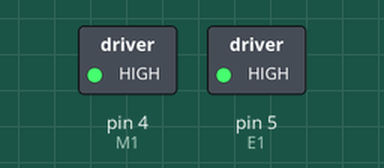
The sketch below on a simulated Arduino Uno, built with avr-gcc and run on an emulated ATmega328P. Parts: switched loads named in the sketch (green lamp = pin HIGH).

Above: at 0.1 s.
Timing chart, 0 to 1.6 s (numbered marks = the images above):
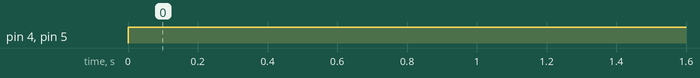

The sketch:

motor.ino
```cpp
//Standard PWM DC control
int E1 = 5;     //M1 Speed Control
int M1 = 4;    //M1 Direction Control

void setup() {
pinMode(E1, OUTPUT);
pinMode(M1, OUTPUT);
Serial.println("Run keyboard control");
}

void loop() {
  analogWrite(M1, 255);

  digitalWrite(E1,HIGH);
  Serial.println("Run keyboard control");
}
```

Measured:
- by itself, pin 4 (M1), pin 5 (E1): LOW → HIGH at 0.00 s
